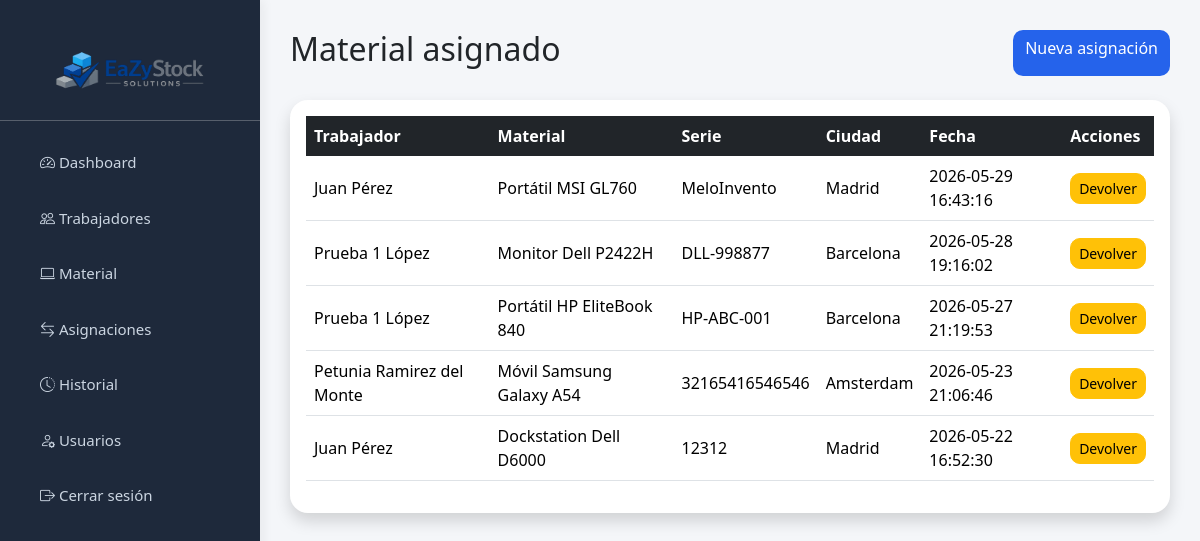
Page /asignaciones/listar.php (signed in) on the earlier database version.
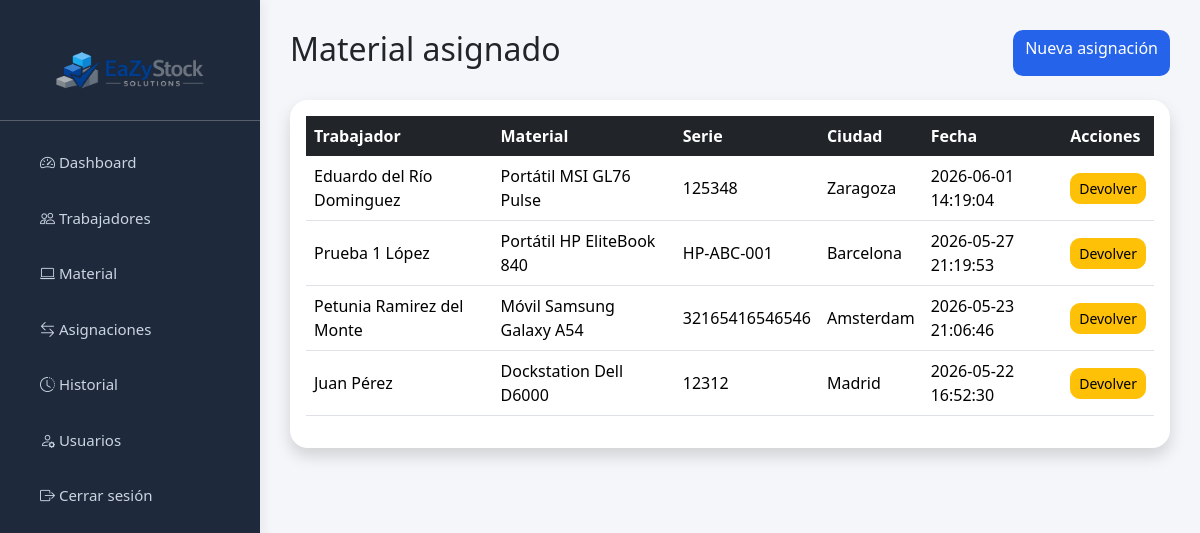
Same page on the later database version.
### tables this page shows
CREATE TABLE `asignaciones` (
  `id` int(11) NOT NULL,
  `trabajador_id` int(11) NOT NULL,
  `material_id` int(11) NOT NULL,
  `usuario_id` int(11) DEFAULT NULL,
  `fecha_asignacion` datetime DEFAULT current_timestamp(),
  `fecha_devolucion` datetime DEFAULT NULL,
  `ciudad` varchar(100) DEFAULT NULL,
  `comentario` text DEFAULT NULL
);

CREATE TABLE `trabajadores` (
  `id` int(11) NOT NULL,
  `nombre` varchar(100) NOT NULL,
  `apellidos` varchar(150) NOT NULL,
  `correo` varchar(150) DEFAULT NULL,
  `telefono` varchar(50) DEFAULT NULL,
  `departamento` varchar(100) DEFAULT NULL,
  `ciudad` varchar(100) DEFAULT NULL,
  `activo` tinyint(1) DEFAULT 1
);

CREATE TABLE `material` (
  `id` int(11) NOT NULL,
  `tipo` enum('Portátil','Sobremesa','Monitor','Móvil','Dockstation','Tablet','Surface') NOT NULL,
  `marca` varchar(100) DEFAULT NULL,
  `modelo` varchar(100) DEFAULT NULL,
  `numero_serie` varchar(150) NOT NULL,
  `estado` enum('Disponible','Asignado','Reparación','Baja') DEFAULT 'Disponible',
  `ubicacion` varchar(100) DEFAULT 'Almacén IT',
  `fecha_compra` date DEFAULT NULL,
  `fecha_garantia` date DEFAULT NULL,
  `activo` tinyint(1) DEFAULT 1
);

### asignaciones/listar.php (the view, shortened to what this page needs)
<?php
include '../config/conexion.php';
include '../includes/header.php';
include '../includes/sidebar.php';
$sql = "SELECT
a.id,
a.fecha_asignacion,
a.ciudad,
a.comentario,
t.nombre,
t.apellidos,
m.tipo,
m.marca,
m.modelo,
m.numero_serie
FROM asignaciones a
INNER JOIN trabajadores t
ON a.trabajador_id = t.id
INNER JOIN material m
ON a.material_id = m.id
WHERE a.fecha_devolucion IS NULL
ORDER BY a.id DESC";
$resultado = $conn->query($sql);
?>
<div class="main-content">
    <div class="d-flex justify-content-between mb-4">
        <h2>Material asignado</h2>
        <a
            href="asignar.php"
            class="btn btn-primary"
        >
            Nueva asignación
        </a>
    </div>
    <div class="card shadow">
        <div class="card-body">
            <table class="table table-hover">
                <thead class="table-dark">
                    <tr>
                        <th>Trabajador</th>
                        <th>Material</th>
                        <th>Serie</th>
                        <th>Ciudad</th>
                        <th>Fecha</th>
                        <th>Acciones</th>
                    </tr>
                </thead>
                <tbody>
                    <?php while($fila = $resultado->fetch_assoc()) { ?>
                        <tr>
                            <td>
                                <?php
                                echo $fila['nombre']
                                . " "
                                . $fila['apellidos'];
                                ?>
                            </td>
                            <td>
                                <?php
                                echo $fila['tipo']
                                . " "
                                . $fila['marca']
                                . " "
                                . $fila['modelo'];
                                ?>
                            </td>
                            <td>
                                <?php echo $fila['numero_serie']; ?>
                            </td>
                            <td>
                                <?php echo $fila['ciudad']; ?>
                            </td>
                            <td>
                                <?php echo $fila['fecha_asignacion']; ?>
                            </td>
                            <td>
                                <a
                                    href="devolver.php?id=<?php echo $fila['id']; ?>"
                                    class="btn btn-warning btn-sm btn-confirmar"
                                >
                                    Devolver
                                </a>
                            </td>
                        </tr>
                    <?php } ?>
                </tbody>
            </table>
        </div>
    </div>
</div>
<?php include '../includes/footer.php'; ?>

Differences in the rows shown:
removed asignaciones: trabajador.nombre "Juan", trabajador.apellidos "Pérez", material.tipo "Portátil", material.marca "MSI", material.modelo "GL760", material.numero_serie "MeloInvento", ciudad "Madrid", fecha_asignacion "2026-05-29 16:43:16"
removed asignaciones: trabajador.nombre "Prueba 1", trabajador.apellidos "López", material.tipo "Monitor", material.marca "Dell", material.modelo "P2422H", material.numero_serie "DLL-998877", ciudad "Barcelona", fecha_asignacion "2026-05-28 19:16:02"
added asignaciones: trabajador.nombre "Eduardo", trabajador.apellidos "del Río Dominguez", material.tipo "Portátil", material.marca "MSI", material.modelo "GL76 Pulse", material.numero_serie "125348", ciudad "Zaragoza", fecha_asignacion "2026-06-01 14:19:04"
